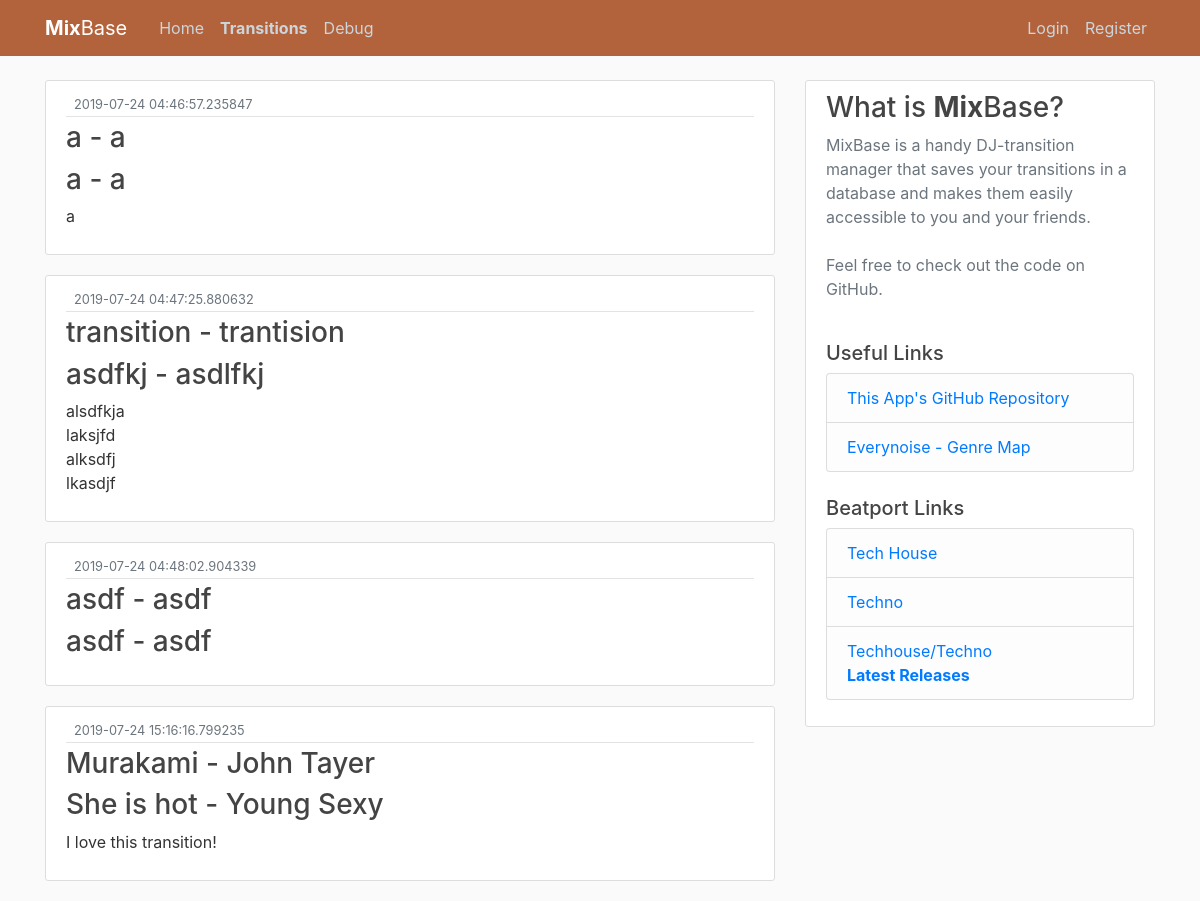
The page /transitions on the database as committed earlier.
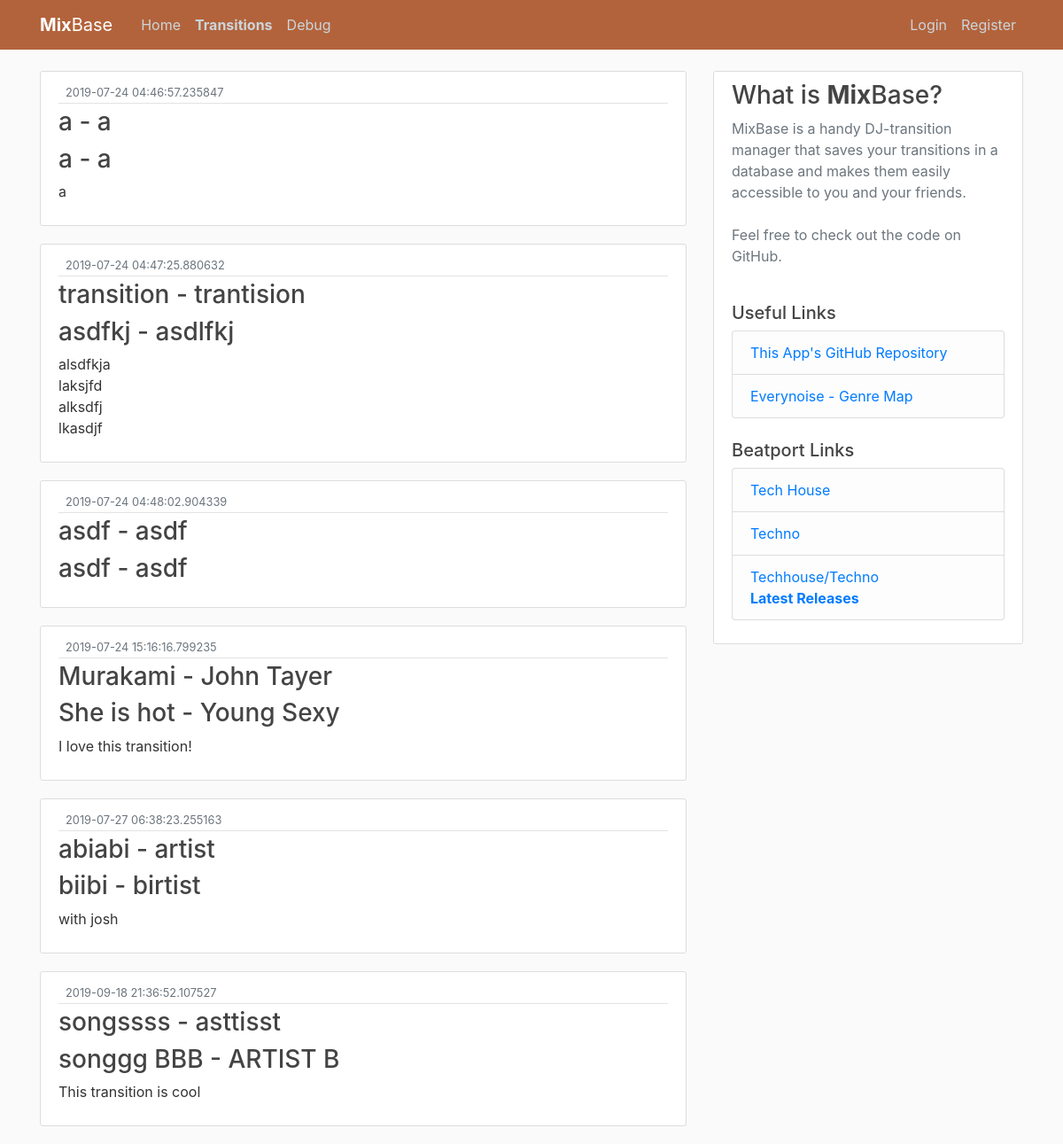
The same page on the database as committed later.
### webapp/models.py (models this page shows, shortened)
class Pair(db.Model): #data table for transition pair
    id = db.Column(db.Integer, primary_key=True)
    firstname = db.Column(db.String(30), nullable=False)
    secondname = db.Column(db.String(30), nullable=False)
    firstartist = db.Column(db.String(30), nullable=False)
    secondartist = db.Column(db.String(30), nullable=False)
    comment = db.Column(db.Text)
    date_posted = db.Column(db.DateTime, nullable=False, default=datetime.utcnow)
    user_id = db.Column(db.Integer, db.ForeignKey('user.id'), default=1) ## TODO: change nullable back to False when login works

### webapp/routes.py (the view)
@app.route('/transitions', methods=['GET', 'POST'])
def transitions():
    pairs = Pair.query.all()
    return render_template('transitions.html', title='Transitions Database', pairs=pairs)

### webapp/templates/transitions.html (shortened to what this page needs)
{% extends "layout.html" %}
{% block content %}
{% for pair in pairs %}
<article class="media content-section">
<div class="media-body">
  <div class="article-metadata">
    <small class="text-muted">{{ pair.date_posted }}</small>
  </div>
  <h3><a class="article-title" href="#">{{ pair.firstname }}</a> - {{ pair.firstartist }}</h3>
  <h3><a class="article-title" href="#">{{ pair.secondname }}</a> - {{ pair.secondartist }}</h3>
  <p class="article-content">{{ pair.comment }}</p>
</div>
</article>
{% endfor %}
{% endblock content %}

### webapp/templates/layout.html (shortened to what this page needs)
<!doctype html>
<html>
<head>
  <link rel="stylesheet" href="https://stackpath.bootstrapcdn.com/bootstrap/4.3.1/css/bootstrap.min.css">
  <link rel="stylesheet" type="text/css" href="{{ url_for('static', filename='main.css') }}">
</head>
<body>
  <header class="site-header">
      <nav class="navbar navbar-expand-md navbar-dark bg-steel fixed-top">
        <div class="container">
          <a class="navbar-brand mr-4" href="/"><b>Mix</b>Base</a>
          <div class="collapse navbar-collapse" id="navbarToggle">
            <div class="navbar-nav mr-auto">
              <a class="nav-item nav-link" href="{{ url_for('home') }}">Home</a>
              <a class="nav-item nav-link" href="{{ url_for('transitions') }}"><b>Transitions</b></a>
              <a class="nav-item nav-link" href="hello/debug">Debug</a>
            </div>
            <div class="navbar-nav">
              <a class="nav-item nav-link" href="{{ url_for('login') }}">Login</a>
              <a class="nav-item nav-link" href="{{ url_for('register') }}">Register</a>
            </div>
          </div>
        </div>
      </nav>
    </header>
    <main role="main" class="container">
        <div class="row">
          <div class="col-md-8">
            {% block content %}{% endblock %}
          </div>
          <div class="col-md-4">
            <div class="content-section">
              <h3>What is <b>Mix</b>Base?</h3>
              <p class='text-muted'>MixBase is a handy DJ-transition manager that saves your transitions in a database and makes them easily accessible to you and your friends.
              <br><br>Feel free to check out the code on GitHub.<br><br>
              <h5>Useful Links</h5>
                <ul class="list-group">
                  <li class="list-group-item list-group-item-light"><a href="https://github.com/LSanten/MixBase" target="_blank">This App's GitHub Repository</a></li>
                  <li class="list-group-item list-group-item-light"><a href="http://everynoise.com/" target="_blank">Everynoise - Genre Map</a></li>
                </ul><br>
                <h5>Beatport Links</h5>
                  <ul class="list-group">
                    <li class="list-group-item list-group-item-light"><a href="https://www.beatport.com/genre/tech-house/11" target="_blank">Tech House</a></li>
                    <li class="list-group-item list-group-item-light"><a href="https://www.beatport.com/genre/techno/6" target="_blank">Techno</a></li>
                    <li class="list-group-item list-group-item-light"><a href="https://www.beatport.com/releases/all?genres=11%2C6%2C90&type=Release" target="_blank">Techhouse/Techno<br><b>Latest Releases</b></a></li>
                  </ul>
              </p>
            </div>
          </div>
        </div>
      </main>
</body>
</html>

### webapp/static/main.css (style rules this page uses)
body { background: #fafafa; color: #333333; margin-top: 5rem; }
h1, h2, h3, h4, h5, h6 { color: #444444; }
.bg-steel { background-color: #b3633b; }
.site-header .navbar-nav .nav-link { color: #cbd5db; }
.content-section { background: #ffffff; padding: 10px 20px; border: 1px solid #dddddd; border-radius: 3px; margin-bottom: 20px; }
.article-title { color: #444444; }
.article-content { white-space: pre-line; }
.article-metadata { padding-bottom: 1px; margin-bottom: 4px; border-bottom: 1px solid #e3e3e3 }

Rows that differ between the two databases and show on the page:
added Pair: date_posted "2019-07-27 06:38:23.255163", firstname "abiabi", firstartist "artist", secondname "biibi", secondartist "birtist", comment "with josh"
added Pair: date_posted "2019-09-18 21:36:52.107527", firstname "songssss", firstartist "asttisst", secondname "songgg BBB", secondartist "ARTIST B", comment "This transition is cool"
